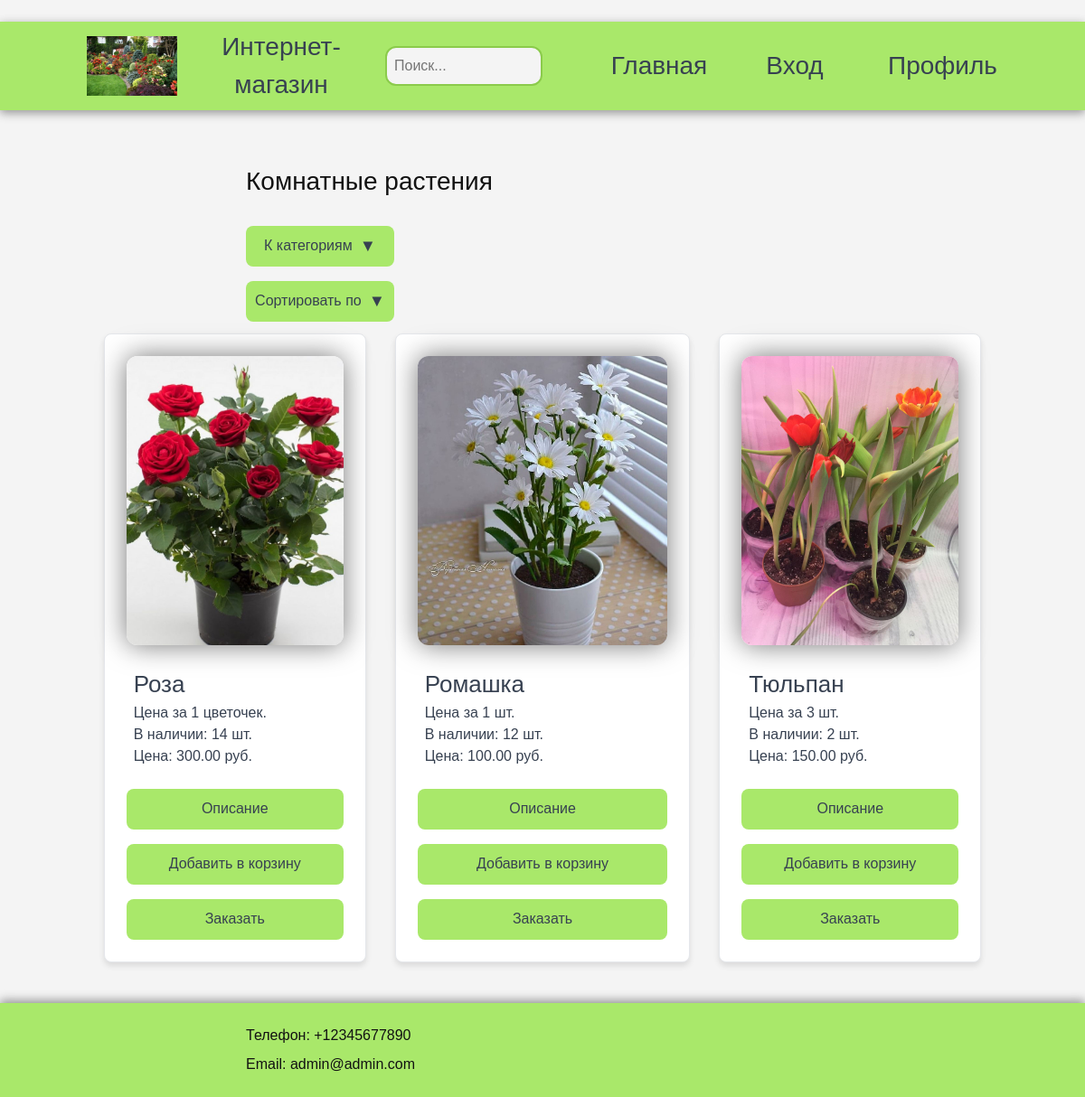
The app's page /category/komnatnye-rasteniya/ with its own data.
### shop/models.py (models this page shows, shortened)
class Category(models.Model):
    name = models.CharField(max_length=200, db_index=True)
    slug = models.SlugField(max_length=200, db_index=True, unique=True)
    image = models.ImageField(upload_to='category/%Y/%m/%d', blank=True)
    class Meta:
        ordering = ('name',)
        verbose_name = 'Категория'
        verbose_name_plural = 'Категории'
    def get_absolute_url(self):
        return reverse('shop:product_list_by_category',
                        args=[self.slug])

class Product(models.Model):
    category = models.ForeignKey(Category, related_name='products', on_delete=models.CASCADE)
    name = models.CharField(max_length=200, db_index=True)
    slug = models.SlugField(max_length=200, db_index=True)
    image = models.ImageField(upload_to='products/%Y/%m/%d', blank=True)
    short_description = models.TextField(blank=True)
    description = models.TextField(blank=True)
    price = models.DecimalField(max_digits=10, decimal_places=2)
    stock = models.PositiveIntegerField()
    available = models.BooleanField(default=True)
    created = models.DateTimeField(auto_now_add=True)
    updated = models.DateTimeField(auto_now=True)
    class Meta:
        ordering = ('name',)
        index_together = (('id', 'slug'),)
    def get_absolute_url(self):
        return reverse('shop:product_detail',
                        args=[self.id, self.slug])

### shop/views.py (the view)
# urls.py: path('category/<str:category_slug>/', views.product_list, name='product_list_by_category'),
def product_list(request, category_slug=None): # товары по категориям + поиск + сортировка по параметру
    category = None
    categories = Category.objects.all()
    query = request.GET.get('query', '').strip()
    sort = request.GET.get('sort')
    products = Product.objects.filter(available=True)
    if category_slug: # Фильтрация по категории
        category = get_object_or_404(Category, slug=category_slug)
        products = products.filter(category=category)
    if query: # Фильтрация по поиску
        products = products.filter(name__icontains=query.capitalize())
    if sort == 'name':
        products = products.order_by('name')
    elif sort == 'price':
        products = products.order_by('price')
    elif sort == 'stock':
        products = products.order_by('-stock')
    return render(request, 'shop/product/list.html', {'products': products, 'category': category, 'categories': categories, 'query': query, 'sort': sort})

### shop/templates/shop/product/list.html (shortened to what this page needs)
﻿{% extends "shop/base.html" %}
{% load static %}
{% block content %}
<h2>{% if category %}{{ category.name }}{% elif query %}Результаты поиска по запросу: "{{ query }}"{% else %}Products{% endif %}</h2>
<article class="basket-section">
    <form method="get" class="select-custom">
        <label for="category" class="select-label">К категориям <span class="arrow">&#9660</span></label>
    </form>
    <form method="get" class="select-custom">
        <label for="sort" class="select-label">Сортировать по <span class="arrow">&#9660</span></label>
    </form>
</article>
{% if products %}
<div class="list_products">
    {% for product in products %}
    <div class="list_product">
        <a class="list_product_img" href="{{ product.get_absolute_url }}">
            <img src="{% if product.image %}{{ product.image.url }}{% else %}{% static 'img/err.jpg' %}{% endif %}">
        </a>
        <div class="list_product_description">
            <a href="{{ product.get_absolute_url }}">{{ product.name }}</a></br>
            {{ product.short_description }}</br>
            В наличии: {{ product.stock }} шт.</br>
            Цена: {{ product.price }} руб.</br>
        </div>
        <div class="basket-section">
            <form method="post" action="{% url 'shop:product_detail' product.id product.slug %}">
                <button type="submit" class="profil-btn" style="width: 100%; padding: 0 1rem;">Описание</button>
            </form>
            <form method="post" action="{% url 'shop:add_to_cart_or_order' product.id %}">
                <button type="submit" class="profil-btn" style="width: 100%; padding: 0 1rem;">Добавить в корзину</button>
            </form>
            <form method="post" action="{% url 'shop:add_to_cart_or_order' product.id %}">
                <button type="submit" class="profil-btn" style="width: 100%; padding: 0 1rem;">Заказать</button>
            </form>
        </div>
    </div>
    {% endfor %}
</div>
{% else %}
    </br>
    <p>Товары не найдены или закончились на складе.</p>
{% endif %}
{% endblock %}

### shop/static/css/garden_store.css (style rules this page uses)
* { margin: 0; padding: 0; }
[data-theme="color"] { --body-bg: #f4f4f4; --form-bg: #ffffff; --header-bg: #A9E86A; --header-bg-dark: #8bcb4b; --dark: #121212; --gray: #374151; --link: #61afef; --link-hover: #2c83ca; --link-active: #375772; --hr: #a2a2a2; --shadow: #939393; --code-color: #888; --img-op: 1; }
body, html { margin: 0; padding: 0; width: 100%; height: 100%; }
body { color: var(--dark); background-color: var(--body-bg); font-family: 'Rubik', sans-serif; font-weight: 400; }
a { font-size: 26px; color: var(--link); text-decoration: none; }
h2 { font-size: 28px; margin-bottom: 2rem; }
label { width: 25%; color: #555; text-align: right; margin-right: 10px; }
form { display: flex; flex-direction: column; gap: 1rem; }
.list_products { position: relative; display: grid; justify-content: center; width: 100%; padding: 2% 0; grid-template-columns: repeat(3, 1fr); grid-gap: 2rem; }
.list_product { display: flex; flex-direction: column; text-align: center; justify-content: center; background-color: var(--form-bg); box-shadow: 0 4px 6px rgba(0, 0, 0, 0.1); border-radius: 0.5rem; border: 1px solid #e5e7eb; padding: 1.5rem; }
.list_product_img { width: 100%; height: 40vh; }
.list_product_img img { height: 100%; border-radius: 0.75rem; box-shadow: 0 0 30px #767676; object-fit: contain; }
.list_product_description { text-align: left; font-size: 16px; padding: 1.5rem 0.5rem; color: var(--gray); }
.list_product_description a { color: var(--gray); transition: transform 0.3s; }
.select-custom { position: relative; display: inline-block; width: 25%; }
.select-label, .sort-select { display: flex; justify-content: center; align-items: center; width: 100%; height: 45px; border-radius: 0.5rem; font-size: 1rem; color: var(--gray); background-color: var(--header-bg); transition: transform 0.2s ease, background-color 0.2s ease; cursor: pointer; }
.arrow { margin-left: 8px; font-size: 1.15rem; transition: transform 0.2s ease; }
.basket-section { width: 100%; display: grid; gap: 1rem; }
.profil-btn { width: 85%; height: 45px; border-radius: 0.5rem; font-size: 1rem; color: var(--gray); background-color: var(--header-bg); border: none; cursor: pointer; transition: transform 0.2s ease, background-color 0.2s ease; }

### records on screen
Category: name "Комнатные растения"
Product: image (picture), name "Роза", short_description "Цена за 1 цветочек.", stock "14", price "300.00"
Product: image (picture), name "Ромашка", short_description "Цена за 1 шт.", stock "12", price "100.00"
Product: image (picture), name "Тюльпан", short_description "Цена за 3 шт.", stock "2", price "150.00"
